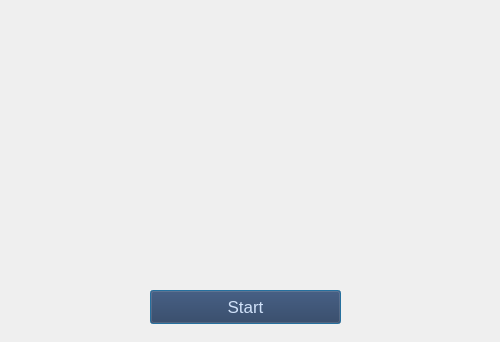
<?xml version="1.0" encoding="UTF-8"?>
<ui version="4.0">
 <class>Dialog</class>
 <widget class="QDialog" name="Dialog">
  <property name="geometry">
   <rect>
    <x>0</x>
    <y>0</y>
    <width>500</width>
    <height>342</height>
   </rect>
  </property>
  <property name="maximumSize">
   <size>
    <width>800</width>
    <height>680</height>
   </size>
  </property>
  <property name="windowTitle">
   <string>Face Recognition Time Attendance App</string>
  </property>
  <property name="windowIcon">
   <iconset resource="resource.qrc">
    <normaloff>:/icon/icon.png</normaloff>:/icon/icon.png</iconset>
  </property>
  <widget class="QPushButton" name="runButton">
   <property name="geometry">
    <rect>
     <x>150</x>
     <y>290</y>
     <width>191</width>
     <height>34</height>
    </rect>
   </property>
   <property name="font">
    <font>
     <family>Arial</family>
     <pointsize>13</pointsize>
    </font>
   </property>
   <property name="styleSheet">
    <string notr="true">background-color: rgb(40, 54, 85);
color: rgb(208, 225, 249);</string>
   </property>
   <property name="text">
    <string>Start</string>
   </property>
  </widget>
  <widget class="QLabel" name="label">
   <property name="geometry">
    <rect>
     <x>0</x>
     <y>-70</y>
     <width>571</width>
     <height>411</height>
    </rect>
   </property>
   <property name="text">
    <string/>
   </property>
   <property name="pixmap">
    <pixmap resource="resource.qrc">:/logo/logo.png</pixmap>
   </property>
  </widget>
  <zorder>label</zorder>
  <zorder>runButton</zorder>
 </widget>
 <resources>
  <include location="resource.qrc"/>
 </resources>
 <connections/>
</ui>
